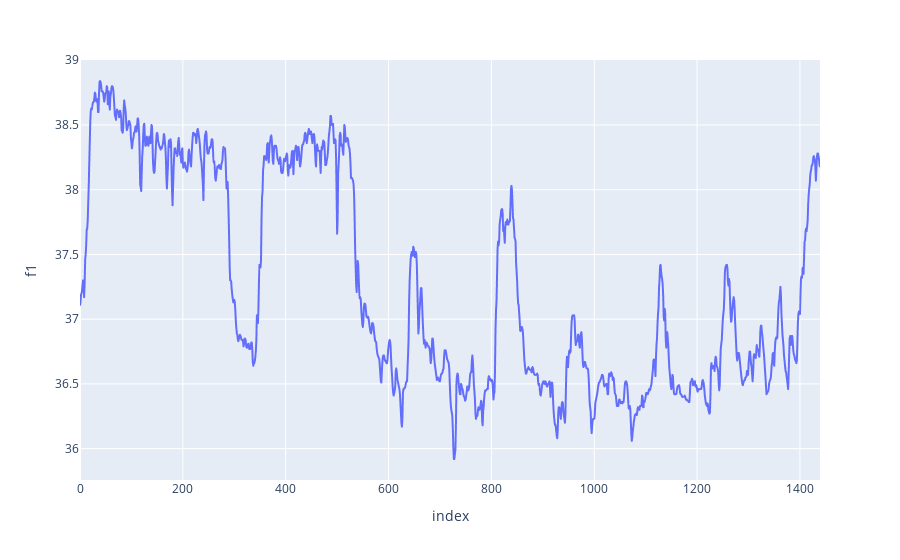

Source (notebook cell):
### Code cell
ftsub1 = miceft.iloc[:1440]
ftsub2 = miceft.iloc[1440:2880]
px.line(ftsub1, y='f1')

### Figure 1 — Plotly figure (JSON) as saved in the notebook; plotly's stock layout.template omitted (floating-point values rounded to 4 significant figures; data arrays with more than 128 entries replaced by an {"elided": "..."} marker saying what was removed)
{"data": [{"hovertemplate": "index=%{x}<br>f1=%{y}<extra></extra>", "legendgroup": "", "line": {"color": "#636efa", "dash": "solid"}, "marker": {"symbol": "circle"}, "mode": "lines", "name": "", "showlegend": false, "type": "scattergl", "x": {"elided": "1440 int values"}, "xaxis": "x", "y": {"elided": "1440 float values"}, "yaxis": "y"}], "layout": {"legend": {"tracegroupgap": 0}, "margin": {"t": 60}, "xaxis": {"anchor": "y", "domain": [0, 1], "title": {"text": "index"}}, "yaxis": {"anchor": "x", "domain": [0, 1], "title": {"text": "f1"}}}}
